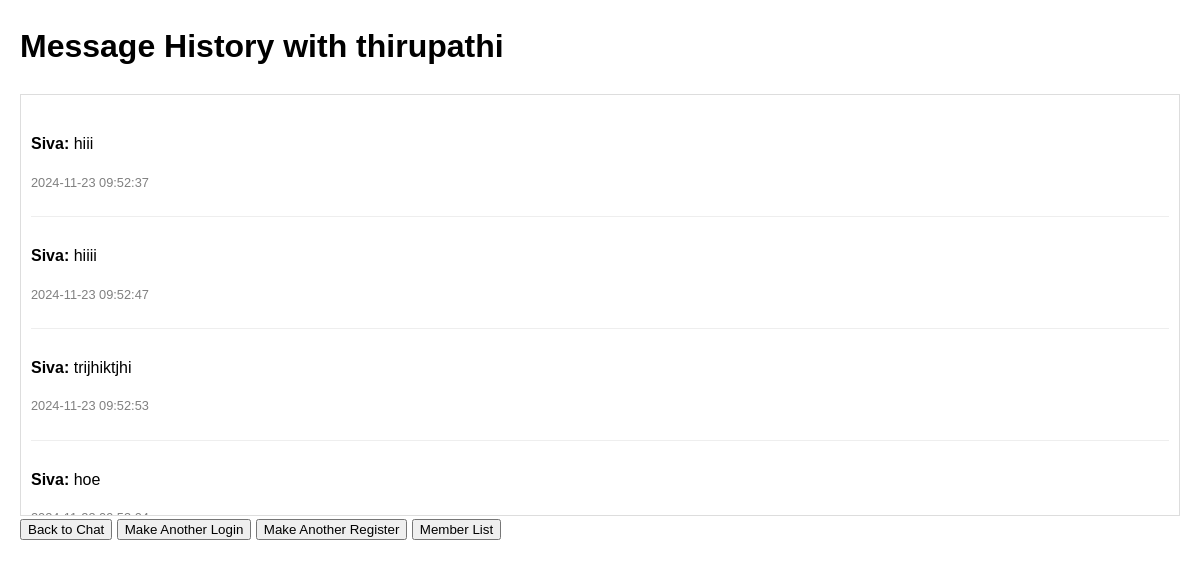
The app's page /chat/history/thirupathi/ (signed in) with its own data.
### chat/models.py (models this page shows, shortened)
class Message(models.Model):
    sender = models.ForeignKey(User, related_name='sent_messages', on_delete=models.CASCADE)
    recipient = models.ForeignKey(User, related_name='received_messages', on_delete=models.CASCADE)
    content = models.TextField()
    timestamp = models.DateTimeField(default=now)

### chat/views.py (the view)
# urls.py: path('chat/history/<str:username>/', views.chat_history, name='chat_history'),
@login_required
def chat_history(request, username):
    recipient = get_object_or_404(User, username=username)
    messages = Message.objects.filter(
        Q(sender=request.user, recipient=recipient) | Q(sender=recipient, recipient=request.user)
    ).order_by('timestamp')
    return render(request, 'chat/private_message_history.html', {
        'messages': messages,
        'recipient': recipient,
    })

### chat/templates/chat/private_message_history.html (shortened to what this page needs)
<!DOCTYPE html>
<html lang="en">
<head>
</head>
<body>
    <h1>Message History with {{ recipient.username }}</h1>
    <div id="history-container">
        {% if messages %}
            {% for message in messages %}
                <div class="message">
                    <p>
                        <span class="sender">{{ message.sender.username }}:</span>
                        {{ message.content }}
                    </p>
                    <p class="timestamp">{{ message.timestamp|date:"Y-m-d H:i:s" }}</p>
                </div>
            {% endfor %}
        {% else %}
            <p>No messages to display.</p>
        {% endif %}
    </div>
    <a href="{% url 'private_chat' recipient.username %}"><button>Back to Chat</button></a>
    <a href="{% url 'login' %}"><button>Make Another Login</button></a>
    <a href="{% url 'register' %}"><button>Make Another Register</button></a>
    <a href="{% url 'member_list' %}"><button>Member List</button></a>
</body>
</html>

### chat/templates/chat/private_message_history.html (style rules this page uses)
body { font-family: Arial, sans-serif; line-height: 1.6; margin: 20px; }
#history-container { border: 1px solid #ddd; padding: 10px; max-height: 400px; overflow-y: auto; }
.message { padding: 10px 0; border-bottom: 1px solid #eee; }
.message .sender { font-weight: bold; }
.timestamp { color: gray; font-size: 0.8em; }

### records on screen
Message: sender.username "Siva", content "hiii", timestamp "2024-11-23 09:52:37"
Message: sender.username "Siva", content "hiiii", timestamp "2024-11-23 09:52:47"
Message: sender.username "Siva", content "trijhiktjhi", timestamp "2024-11-23 09:52:53"
Message: sender.username "Siva", content "hoe"

### other values on screen
{{ recipient.username }} "thirupathi"
